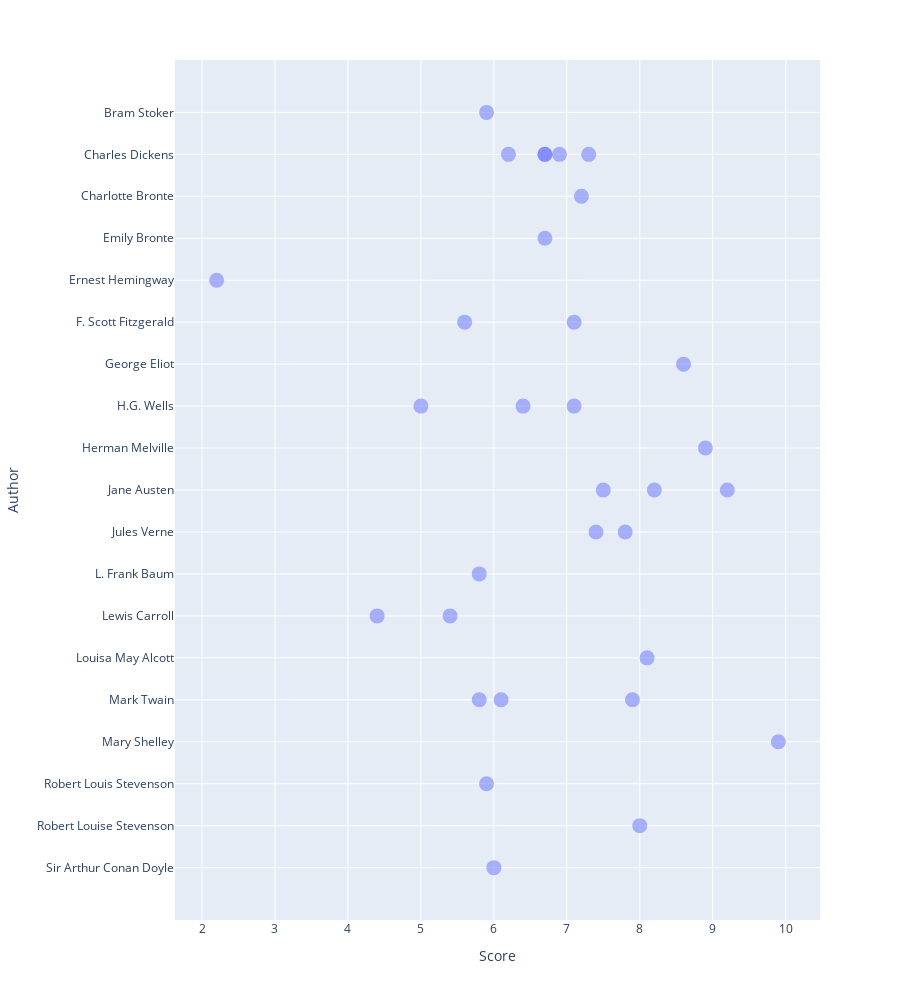

The notebook cell this image was saved under:
### Code cell
'''
TO DO:
[] Find way to enable overlapping points in plotly
'''

import plotly.express as px
import pandas as pd
import chart_studio
import chart_studio.plotly as py
import os
import credentials

chart_studio.tools.set_credentials_file(username=plotly_username,
                                        api_key=plotly_api_key)

data.sort_values(by='Author', inplace = True) #, ascending=False)
data.reset_index()
fig = px.scatter(data, 
            x = 'Score', y = 'Author', 
            orientation='h', 
            hover_data = ['Title'],
            # color = 'Genre', 
            # marker_size = 10,
            height = 1000)
fig.update_yaxes(categoryorder='category descending')
fig.update_traces(marker={'size': 15, 'opacity': 0.5})
fig.show()
py.plot(fig, filename="fk_grade_level", auto_open = True)

### Figure 1 — Plotly figure (JSON) as saved in the notebook; plotly's stock layout.template omitted (floating-point values rounded to 4 significant figures)
{"data": [{"customdata": [["Dracula"], ["Oliver Twist"], ["A Tale of Two Cities"], ["David Copperfield"], ["A Christmas Carole"], ["Great Expectations"], ["Jane Eyre"], ["Wuthering Heights"], ["The Sun Also Rises"], ["The Great Gatsby"], ["This Side of Paradise"], ["Middlemarch"], ["The Invisible Man"], ["The Time Machine"], ["War of the World"], ["Moby Dick"], ["Pride and Prejudice"], ["Emma"], ["Northanger Abbey"], ["Twenty Thousand Leagues Under the Sea"], ["Around the World in Eighty Days"], ["The Wonderful Wizard of Oz"], ["Alice's Adventures in Wonderland"], ["Through the Looking-Glass"], ["Little Women"], ["Adventures of Huckleberry Finn"], ["The Adventures of Tom Sawyer"], ["A Connecticut Yankee in King Arthur's Court"], ["Frankenstein"], ["Treasure Island"], ["The Strange Case of Dr. Jekyl and Mr. Hyde"], ["The Adventures of Sherlock Holmes"]], "hovertemplate": "Score=%{x}<br>Author=%{y}<br>Title=%{customdata[0]}<extra></extra>", "legendgroup": "", "marker": {"color": "#636efa", "opacity": 0.5, "size": 15, "symbol": "circle"}, "mode": "markers", "name": "", "orientation": "h", "showlegend": false, "type": "scatter", "x": [5.9, 6.7, 6.9, 6.7, 6.2, 7.3, 7.2, 6.7, 2.2, 5.6, 7.1, 8.6, 5, 6.4, 7.1, 8.9, 8.2, 7.5, 9.2, 7.4, 7.8, 5.8, 5.4, 4.4, 8.1, 6.1, 5.8, 7.9, 9.9, 5.9, 8, 6], "xaxis": "x", "y": ["Bram Stoker", "Charles Dickens", "Charles Dickens", "Charles Dickens", "Charles Dickens", "Charles Dickens", "Charlotte Bronte", "Emily Bronte", "Ernest Hemingway", "F. Scott Fitzgerald", "F. Scott Fitzgerald", "George Eliot", "H.G. Wells", "H.G. Wells", "H.G. Wells", "Herman Melville", "Jane Austen", "Jane Austen", "Jane Austen", "Jules Verne", "Jules Verne", "L. Frank Baum", "Lewis Carroll", "Lewis Carroll", "Louisa May Alcott", "Mark Twain", "Mark Twain", "Mark Twain", "Mary Shelley", "Robert Louis Stevenson", "Robert Louise Stevenson", "Sir Arthur Conan Doyle"], "yaxis": "y"}], "layout": {"height": 1000, "legend": {"tracegroupgap": 0}, "margin": {"t": 60}, "xaxis": {"anchor": "y", "domain": [0, 1], "title": {"text": "Score"}}, "yaxis": {"anchor": "x", "categoryorder": "category descending", "domain": [0, 1], "title": {"text": "Author"}}}}
